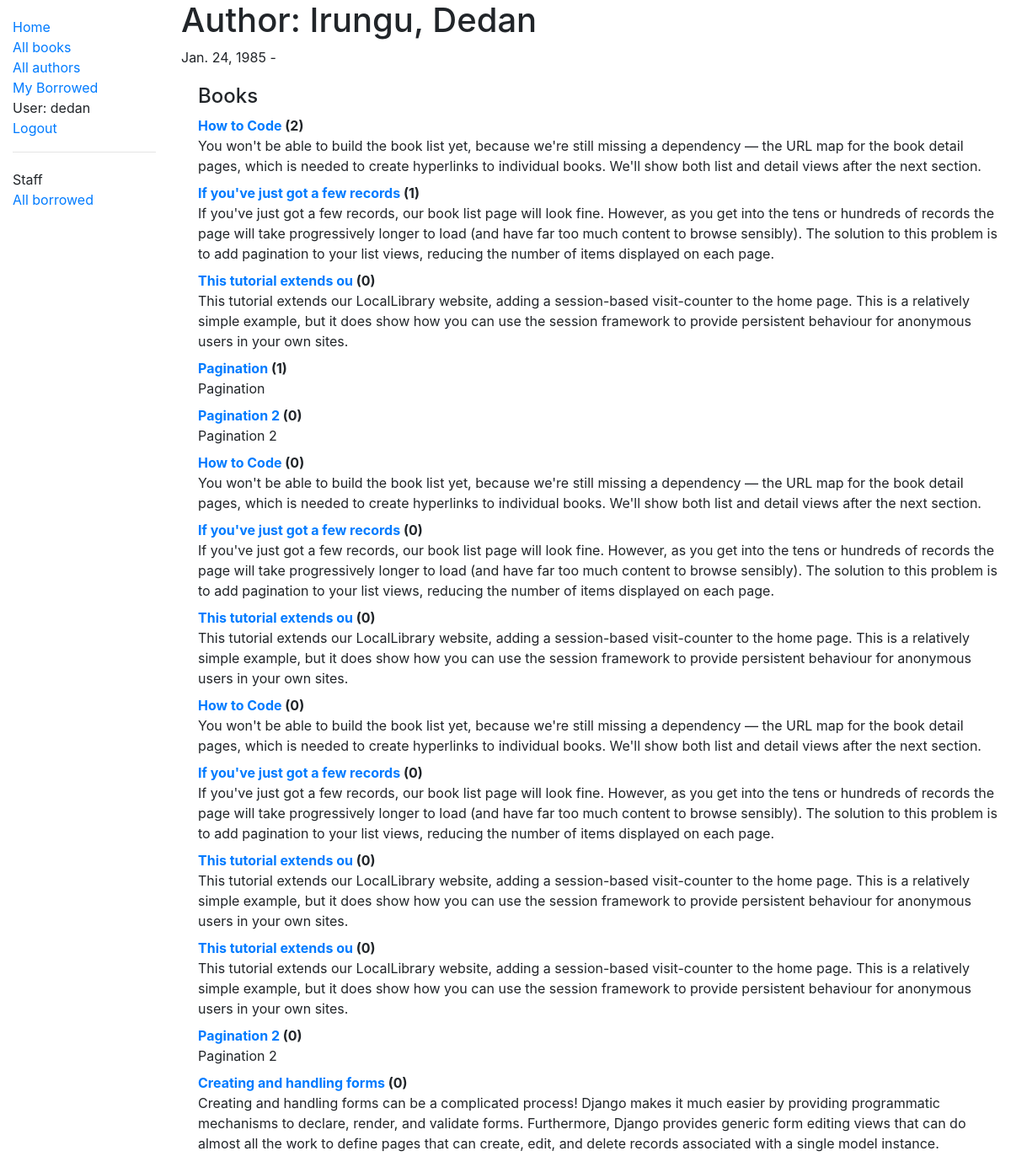
The page /catalog/author/1 (signed in) on the database its author committed.
### catalog/models.py (models this page shows, shortened)
class Author(models.Model):
    first_name = models.CharField(max_length=100)
    last_name = models.CharField(max_length=100)
    date_of_birth = models.DateField(null=True, blank=True)
    date_of_death = models.DateField('died', null=True, blank=True)
    class Meta:
        ordering = ['last_name', 'first_name']
    def __str__(self):
        return '{0}, {1}'.format(self.last_name, self.first_name)

class Book(models.Model):
    title = models.CharField(max_length=200)
    author = models.ForeignKey('Author', on_delete=models.SET_NULL, null=True)
    summary = models.TextField(max_length=1000, help_text="Enter a brief description of the book")
    isbn = models.CharField('ISBN', max_length=13,
                            help_text='13 Character <a href="https://www.isbn-international.org/content/what-isbn'
                                      '">ISBN number</a>')
    genre = models.ManyToManyField(Genre, help_text="Select a genre for this book")
    language = models.ForeignKey('Language', on_delete=models.SET_NULL, null=True)
    def display_genre(self):
        """Creates a string for the Genre. This is required to display genre in Admin."""
        return ', '.join([genre.name for genre in self.genre.all()[:3]])
    display_genre.short_description = 'Genre'
    def __str__(self):
        return self.title

### catalog/views.py (the view)
# urls.py: path('author/<int:pk>', views.AuthorDetailView.as_view(), name='author-detail'),
class AuthorDetailView(generic.DetailView):
    model = Author

### catalog/templates/catalog/author_detail.html
{% extends "base_generic.html" %}
{% block content %}
<h1>Author: {{ author }} </h1>
<p>{{author.date_of_birth}} - {% if author.date_of_death %}{{author.date_of_death}}{% endif %}</p>
<div style="margin-left:20px;margin-top:20px">
<h4>Books</h4>
<dl>
{% for book in author.book_set.all %}
  <dt><a href="{% url 'book-detail' book.pk %}">{{book}}</a> ({{book.bookinstance_set.all.count}})</dt>
  <dd>{{book.summary}}</dd>
{% endfor %}
</dl>
</div>
{% endblock %}

### catalog/templates/base_generic.html (shortened to what this page needs)
<!DOCTYPE html>
<html lang="en">
<head>
  <link rel="stylesheet" href="https://stackpath.bootstrapcdn.com/bootstrap/4.1.3/css/bootstrap.min.css"
>
  {% load static %}
  <link rel="stylesheet" href="{% static 'css/styles.css' %}">
</head>
<body>
  <div class="container-fluid">
    <div class="row">
      <div class="col-sm-2">
        {% block sidebar %}
        <ul class="sidebar-nav">
          <li><a href="{% url 'index' %}">Home</a></li>
          <li><a href="{% url 'books' %}">All books</a></li>
          <li><a href="{% url 'authors' %}">All authors</a></li>
          {% if user.is_authenticated %}
          <li><a href="{% url 'my-borrowed' %}">My Borrowed</a></li>
          <li>User: {{ user.get_username }}</li>
          <li><a href="{% url 'logout'%}?next={{request.path}}">Logout</a></li>
          {% else %}
          <li><a href="{% url 'login'%}?next={{request.path}}">Login</a></li>
          {% endif %}
        </ul>
        {% if user.is_staff %}
        <hr />
        <ul class="sidebar-nav">
          <li>Staff</li>
          {% if perms.catalog.can_mark_returned %}
          <li><a href="{% url 'all-borrowed' %}">All borrowed</a></li>
          {% endif %}
        </ul>
        {% endif %}
        {% endblock %}
      </div>
      <div class="col-sm-10 ">
        {% block content %}{% endblock %}
      </div>
    </div>
  </div>
</body>
</html>

### catalog/static/styles.css (style rules this page uses)
.sidebar-nav { margin-top: 20px; padding: 0; list-style: none; }

### rows shown on the page
Author: last_name+first_name "Irungu, Dedan", date_of_birth "Jan. 24, 1985"
Book: title "How to Code", bookinstance_set.all.count "2", summary "You won't be able to build the book list yet, because we're still missing a dependency — the URL map for the book detail pages, which is needed to create hyperlinks to individual books. We'll show both list and detail views after the next section."
Book: title "If you've just got a few records", bookinstance_set.all.count "1", summary "If you've just got a few records, our book list page will look fine. However, as you get into the tens or hundreds of records the page will take progressively longer to load (and have far too much content to browse sensibly). The solution to this problem is to add pagination to your list views, reducing the number of items displayed on each page."
Book: title "This tutorial extends ou", bookinstance_set.all.count "0", summary "This tutorial extends our LocalLibrary website, adding a session-based visit-counter to the home page. This is a relatively simple example, but it does show how you can use the session framework to provide persistent behaviour for anonymous users in your own sites."
Book: title "Pagination", bookinstance_set.all.count "1", summary "Pagination"
Book: title "Pagination 2", bookinstance_set.all.count "0", summary "Pagination 2"
Book: title "How to Code", bookinstance_set.all.count "0", summary "You won't be able to build the book list yet, because we're still missing a dependency — the URL map for the book detail pages, which is needed to create hyperlinks to individual books. We'll show both list and detail views after the next section."
Book: title "If you've just got a few records", bookinstance_set.all.count "0", summary "If you've just got a few records, our book list page will look fine. However, as you get into the tens or hundreds of records the page will take progressively longer to load (and have far too much content to browse sensibly). The solution to this problem is to add pagination to your list views, reducing the number of items displayed on each page."
Book: title "This tutorial extends ou", bookinstance_set.all.count "0", summary "This tutorial extends our LocalLibrary website, adding a session-based visit-counter to the home page. This is a relatively simple example, but it does show how you can use the session framework to provide persistent behaviour for anonymous users in your own sites."
Book: title "How to Code", bookinstance_set.all.count "0", summary "You won't be able to build the book list yet, because we're still missing a dependency — the URL map for the book detail pages, which is needed to create hyperlinks to individual books. We'll show both list and detail views after the next section."
Book: title "If you've just got a few records", bookinstance_set.all.count "0", summary "If you've just got a few records, our book list page will look fine. However, as you get into the tens or hundreds of records the page will take progressively longer to load (and have far too much content to browse sensibly). The solution to this problem is to add pagination to your list views, reducing the number of items displayed on each page."
Book: title "This tutorial extends ou", bookinstance_set.all.count "0", summary "This tutorial extends our LocalLibrary website, adding a session-based visit-counter to the home page. This is a relatively simple example, but it does show how you can use the session framework to provide persistent behaviour for anonymous users in your own sites."
Book: title "This tutorial extends ou", bookinstance_set.all.count "0", summary "This tutorial extends our LocalLibrary website, adding a session-based visit-counter to the home page. This is a relatively simple example, but it does show how you can use the session framework to provide persistent behaviour for anonymous users in your own sites."
Book: title "Pagination 2", bookinstance_set.all.count "0", summary "Pagination 2"
Book: title "Creating and handling forms", bookinstance_set.all.count "0", summary "Creating and handling forms can be a complicated process! Django makes it much easier by providing programmatic mechanisms to declare, render, and validate forms. Furthermore, Django provides generic form editing views that can do almost all the work to define pages that can create, edit, and delete records associated with a single model instance."

### other values the page prints
{{ user.get_username }} "dedan"
